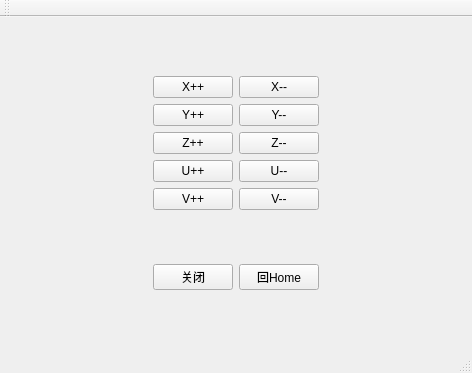
<?xml version="1.0" encoding="UTF-8"?>
<ui version="4.0">
 <class>DispenserClass</class>
 <widget class="QMainWindow" name="DispenserClass">
  <property name="geometry">
   <rect>
    <x>0</x>
    <y>0</y>
    <width>472</width>
    <height>373</height>
   </rect>
  </property>
  <property name="windowTitle">
   <string>Dispenser</string>
  </property>
  <widget class="QWidget" name="centralWidget">
   <layout class="QVBoxLayout" name="verticalLayout_2">
    <item>
     <layout class="QVBoxLayout" name="verticalLayout">
      <item>
       <layout class="QHBoxLayout" name="horizontalLayout_3">
        <item>
         <spacer name="horizontalSpacer_6">
          <property name="orientation">
           <enum>Qt::Horizontal</enum>
          </property>
          <property name="sizeHint" stdset="0">
           <size>
            <width>40</width>
            <height>20</height>
           </size>
          </property>
         </spacer>
        </item>
        <item>
         <widget class="QPushButton" name="btnXPlus">
          <property name="text">
           <string>X++</string>
          </property>
         </widget>
        </item>
        <item>
         <widget class="QPushButton" name="btnXMinus">
          <property name="text">
           <string>X--</string>
          </property>
         </widget>
        </item>
        <item>
         <spacer name="horizontalSpacer">
          <property name="orientation">
           <enum>Qt::Horizontal</enum>
          </property>
          <property name="sizeHint" stdset="0">
           <size>
            <width>40</width>
            <height>20</height>
           </size>
          </property>
         </spacer>
        </item>
       </layout>
      </item>
      <item>
       <layout class="QHBoxLayout" name="horizontalLayout_2">
        <item>
         <spacer name="horizontalSpacer_5">
          <property name="orientation">
           <enum>Qt::Horizontal</enum>
          </property>
          <property name="sizeHint" stdset="0">
           <size>
            <width>40</width>
            <height>20</height>
           </size>
          </property>
         </spacer>
        </item>
        <item>
         <widget class="QPushButton" name="btnYPlus">
          <property name="text">
           <string>Y++</string>
          </property>
         </widget>
        </item>
        <item>
         <widget class="QPushButton" name="btnYMinus">
          <property name="text">
           <string>Y--</string>
          </property>
         </widget>
        </item>
        <item>
         <spacer name="horizontalSpacer_2">
          <property name="orientation">
           <enum>Qt::Horizontal</enum>
          </property>
          <property name="sizeHint" stdset="0">
           <size>
            <width>40</width>
            <height>20</height>
           </size>
          </property>
         </spacer>
        </item>
       </layout>
      </item>
      <item>
       <layout class="QHBoxLayout" name="horizontalLayout">
        <item>
         <spacer name="horizontalSpacer_4">
          <property name="orientation">
           <enum>Qt::Horizontal</enum>
          </property>
          <property name="sizeHint" stdset="0">
           <size>
            <width>40</width>
            <height>20</height>
           </size>
          </property>
         </spacer>
        </item>
        <item>
         <widget class="QPushButton" name="btnZPlus">
          <property name="text">
           <string>Z++</string>
          </property>
         </widget>
        </item>
        <item>
         <widget class="QPushButton" name="btnZMinus">
          <property name="text">
           <string>Z--</string>
          </property>
         </widget>
        </item>
        <item>
         <spacer name="horizontalSpacer_3">
          <property name="orientation">
           <enum>Qt::Horizontal</enum>
          </property>
          <property name="sizeHint" stdset="0">
           <size>
            <width>40</width>
            <height>20</height>
           </size>
          </property>
         </spacer>
        </item>
       </layout>
      </item>
      <item>
       <layout class="QHBoxLayout" name="horizontalLayout_4">
        <item>
         <spacer name="horizontalSpacer_7">
          <property name="orientation">
           <enum>Qt::Horizontal</enum>
          </property>
          <property name="sizeHint" stdset="0">
           <size>
            <width>40</width>
            <height>20</height>
           </size>
          </property>
         </spacer>
        </item>
        <item>
         <widget class="QPushButton" name="btnUPlus">
          <property name="text">
           <string>U++</string>
          </property>
         </widget>
        </item>
        <item>
         <widget class="QPushButton" name="btnUMinus">
          <property name="text">
           <string>U--</string>
          </property>
         </widget>
        </item>
        <item>
         <spacer name="horizontalSpacer_8">
          <property name="orientation">
           <enum>Qt::Horizontal</enum>
          </property>
          <property name="sizeHint" stdset="0">
           <size>
            <width>40</width>
            <height>20</height>
           </size>
          </property>
         </spacer>
        </item>
       </layout>
      </item>
      <item>
       <layout class="QHBoxLayout" name="horizontalLayout_5">
        <item>
         <spacer name="horizontalSpacer_9">
          <property name="orientation">
           <enum>Qt::Horizontal</enum>
          </property>
          <property name="sizeHint" stdset="0">
           <size>
            <width>40</width>
            <height>20</height>
           </size>
          </property>
         </spacer>
        </item>
        <item>
         <widget class="QPushButton" name="btnVPlus">
          <property name="text">
           <string>V++</string>
          </property>
         </widget>
        </item>
        <item>
         <widget class="QPushButton" name="btnVMinus">
          <property name="text">
           <string>V--</string>
          </property>
         </widget>
        </item>
        <item>
         <spacer name="horizontalSpacer_10">
          <property name="orientation">
           <enum>Qt::Horizontal</enum>
          </property>
          <property name="sizeHint" stdset="0">
           <size>
            <width>40</width>
            <height>20</height>
           </size>
          </property>
         </spacer>
        </item>
       </layout>
      </item>
     </layout>
    </item>
    <item>
     <layout class="QHBoxLayout" name="horizontalLayout_6">
      <item>
       <spacer name="horizontalSpacer_11">
        <property name="orientation">
         <enum>Qt::Horizontal</enum>
        </property>
        <property name="sizeHint" stdset="0">
         <size>
          <width>40</width>
          <height>20</height>
         </size>
        </property>
       </spacer>
      </item>
      <item>
       <widget class="QPushButton" name="btnClose">
        <property name="text">
         <string>关闭</string>
        </property>
       </widget>
      </item>
      <item>
       <widget class="QPushButton" name="btnHome">
        <property name="text">
         <string>回Home</string>
        </property>
       </widget>
      </item>
      <item>
       <spacer name="horizontalSpacer_12">
        <property name="orientation">
         <enum>Qt::Horizontal</enum>
        </property>
        <property name="sizeHint" stdset="0">
         <size>
          <width>40</width>
          <height>20</height>
         </size>
        </property>
       </spacer>
      </item>
     </layout>
    </item>
   </layout>
  </widget>
  <widget class="QMenuBar" name="menuBar">
   <property name="geometry">
    <rect>
     <x>0</x>
     <y>0</y>
     <width>472</width>
     <height>23</height>
    </rect>
   </property>
  </widget>
  <widget class="QToolBar" name="mainToolBar">
   <attribute name="toolBarArea">
    <enum>TopToolBarArea</enum>
   </attribute>
   <attribute name="toolBarBreak">
    <bool>false</bool>
   </attribute>
  </widget>
  <widget class="QStatusBar" name="statusBar"/>
 </widget>
 <layoutdefault spacing="6" margin="11"/>
 <resources>
  <include location="dispenser.qrc"/>
 </resources>
 <connections>
  <connection>
   <sender>btnClose</sender>
   <signal>clicked()</signal>
   <receiver>DispenserClass</receiver>
   <slot>close()</slot>
   <hints>
    <hint type="sourcelabel">
     <x>168</x>
     <y>270</y>
    </hint>
    <hint type="destinationlabel">
     <x>32</x>
     <y>326</y>
    </hint>
   </hints>
  </connection>
 </connections>
</ui>
